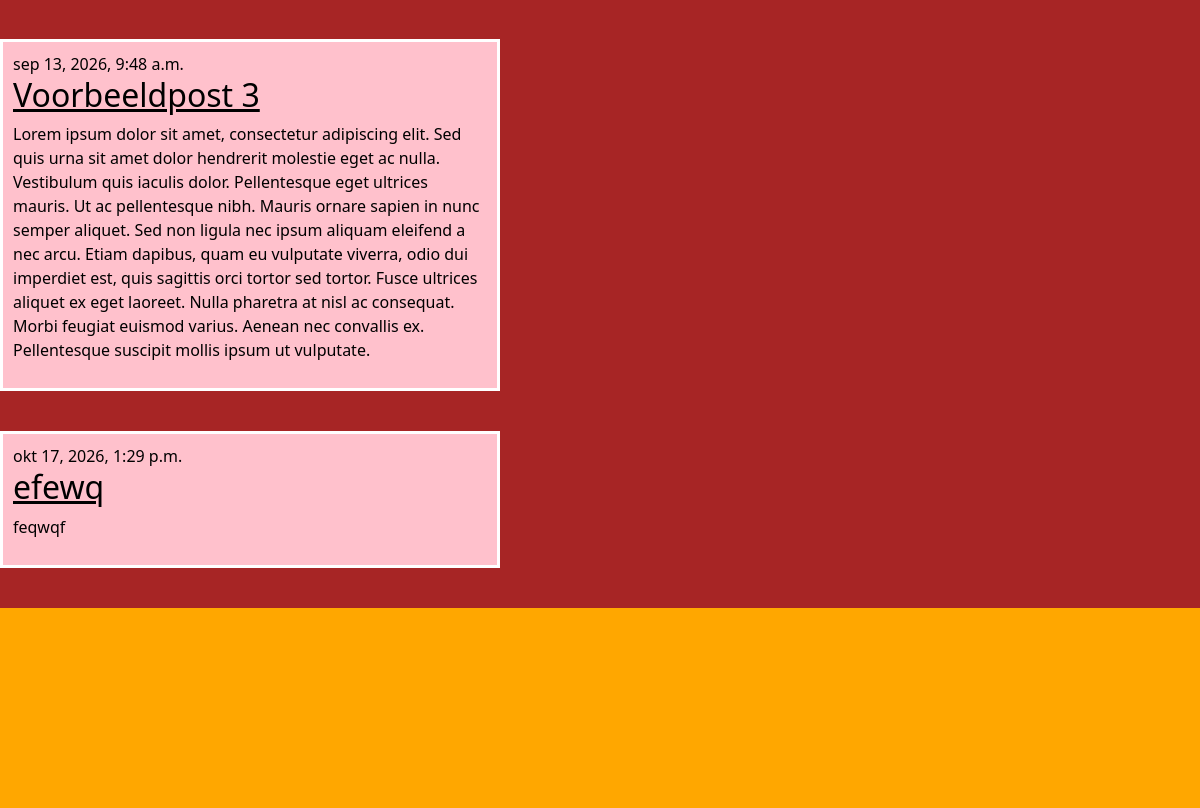
Before: / (lower part) with the older database file.
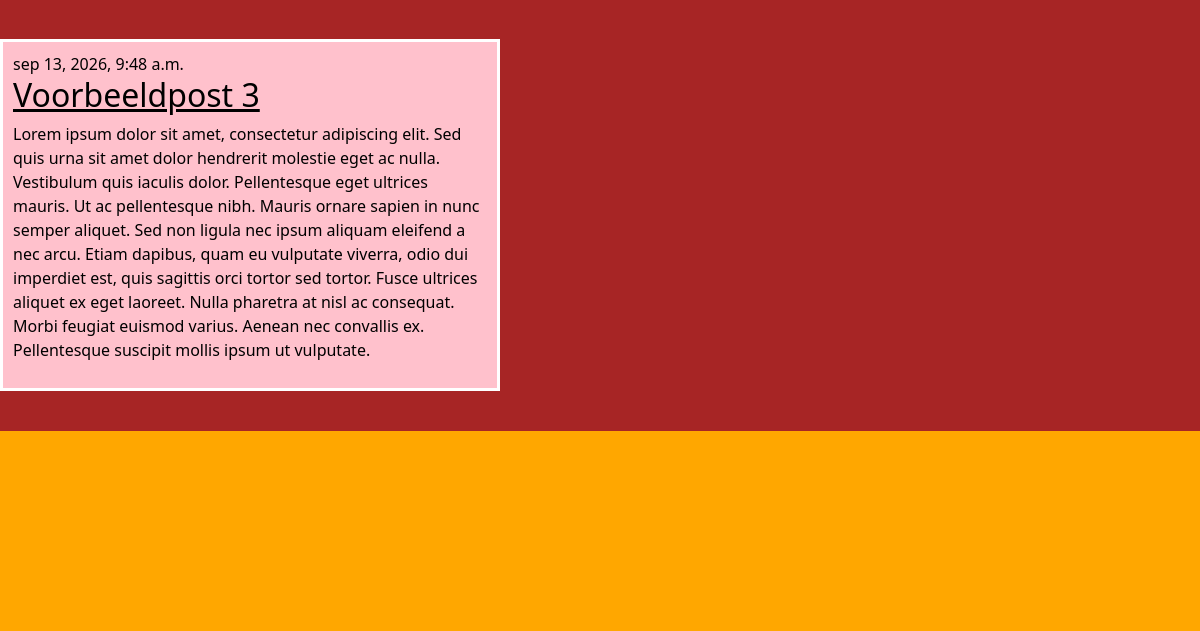
After: the same page with the newer database file.
### blog/models.py (models this page shows, shortened)
class Post(models.Model):
    author = models.ForeignKey(settings.AUTH_USER_MODEL, on_delete=models.CASCADE)
    title = models.CharField(max_length=200)
    text = models.TextField()
    created_date = models.DateTimeField(default=timezone.now)
    published_date = models.DateTimeField(blank=True, null=True)

### blog/views.py (the view)
def post_list(request):
    posts = Post.objects.filter(published_date__lte=timezone.now()).order_by('published_date')
    return render(request, 'blog/post_list.html', {'posts': posts})

### blog/templates/blog/post_list.html
{% extends 'blog/base.html' %}
{% block inhoud %}
{% for post in posts %}
<article class="post">
<time class="date">
{{ post.published_date }}
</time>
<h2><a href="">{{ post.title }}</a></h2>
<p>{{ post.text|linebreaksbr }}</p>
</article>
{% endfor %}
{% endblock %}

### blog/templates/blog/base.html (shortened to what this page needs)
{% load static %}
<!DOCTYPE html>
<html lang="en" dir='ltr'>
<head>
<link href="https://cdn.jsdelivr.net/npm/bootstrap@5.1.3/dist/css/bootstrap.min.css" rel="stylesheet">
<link rel="stylesheet" href="{% static 'css/stijl.css' %}">
</head>
<body>
<section>
{% block inhoud %}
{% endblock %}
</section>
<footer>
</footer>
</body>
</html>

### blog/static/css/stijl.css (style rules this page uses)
body { background-color: #A72525 !important; color: black; }
a { color: black; }
article { background-color: #FFC1CC; width: 500px; padding: 10px; margin-top: 40px; margin-bottom: 40px; border: 3px solid white; }
footer { background-color: #FFA700; height: 200px; }

Changed rows visible on the page:
removed Post: published_date "okt 17, 2026, 1:29 p.m.", title "efewq", text "feqwqf"
